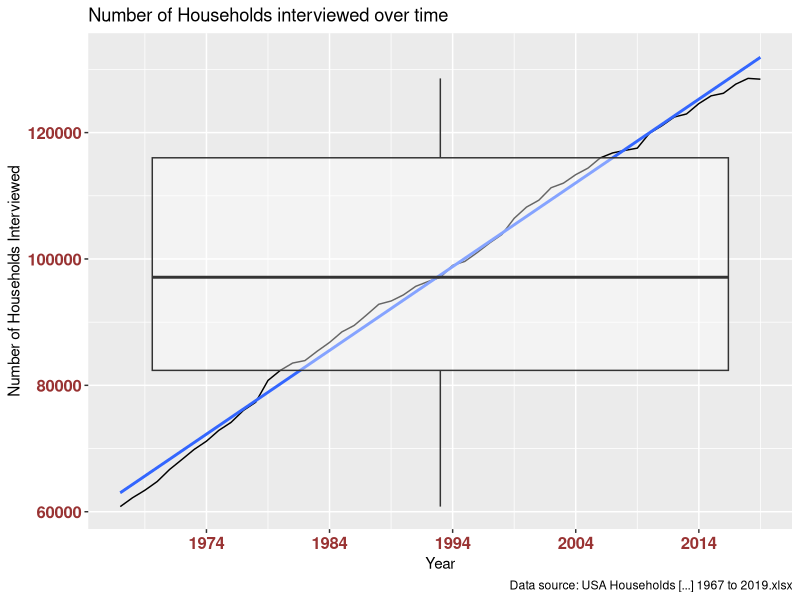
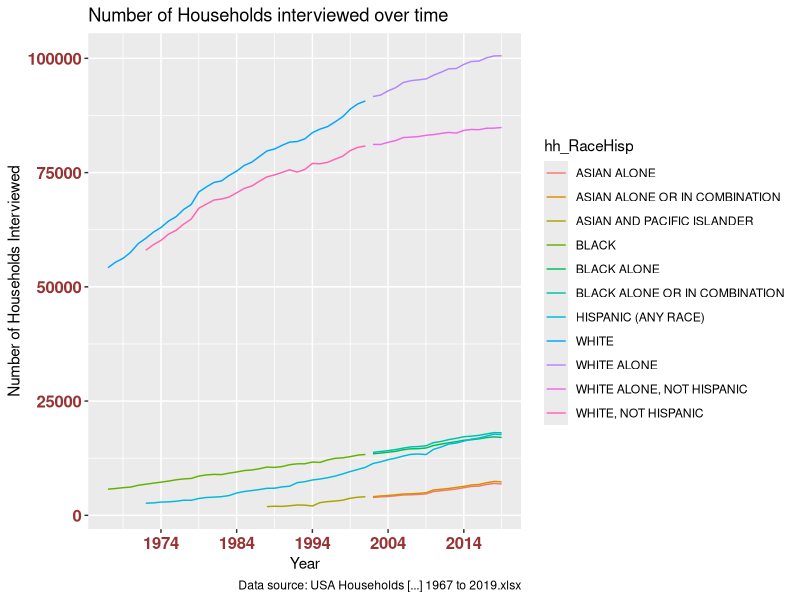
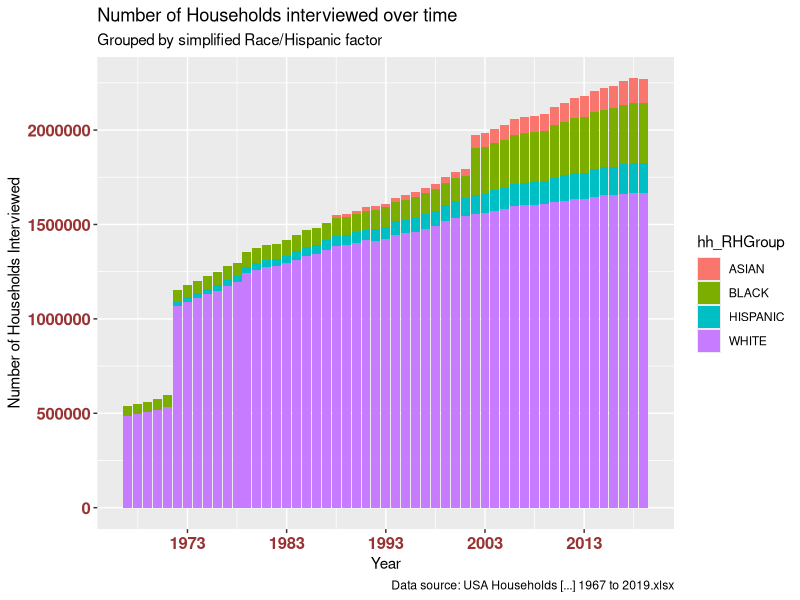
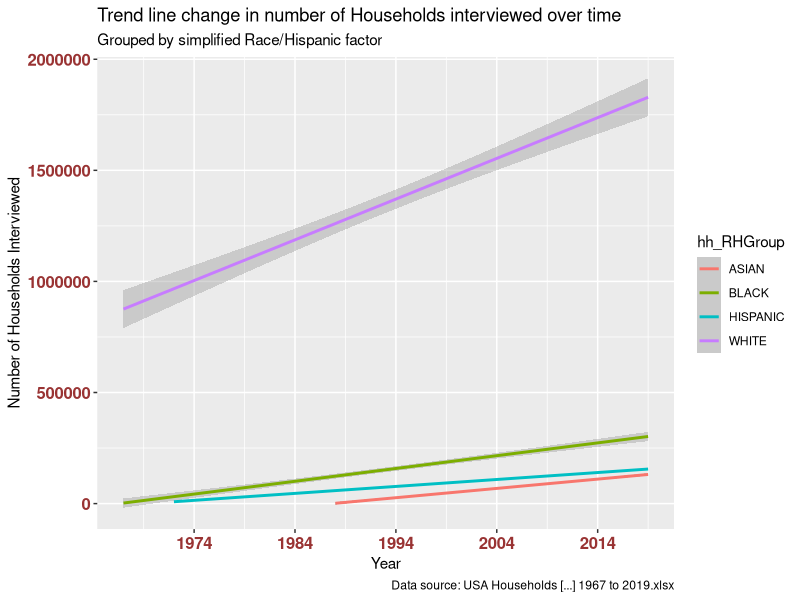
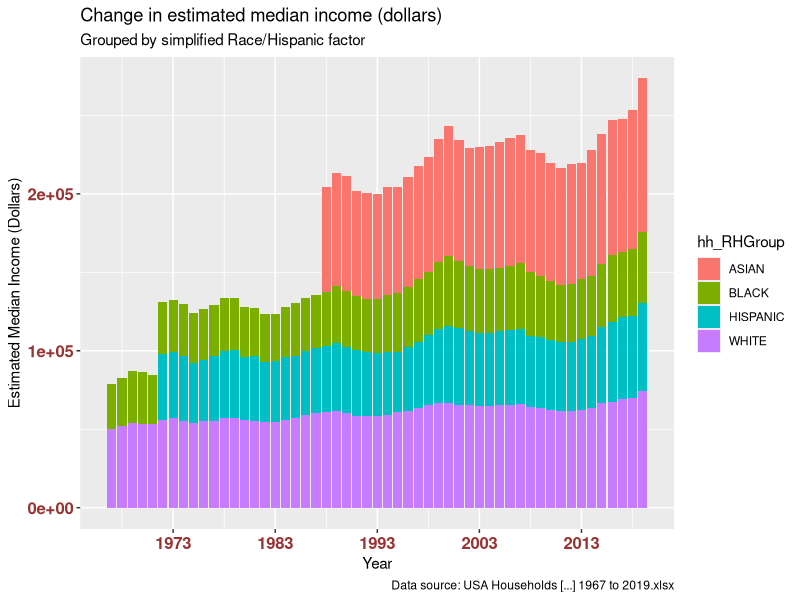
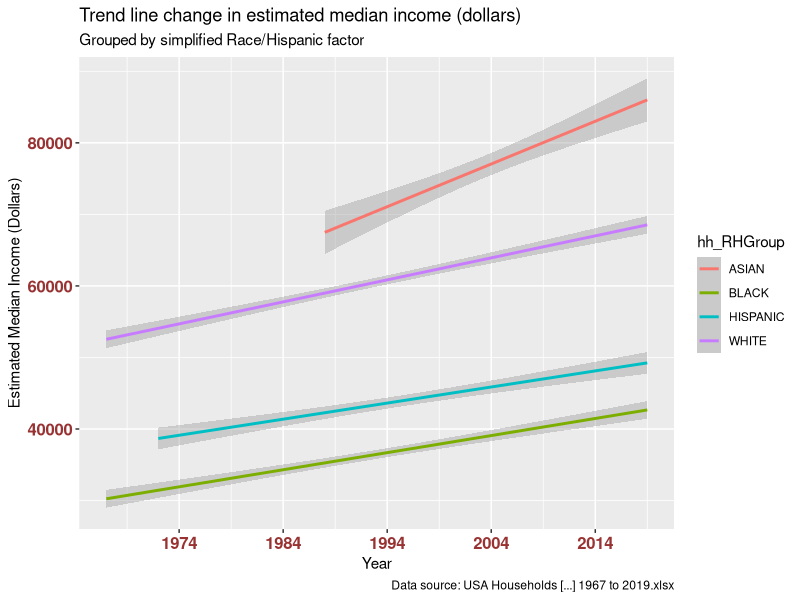

These figures' R source, in order:
## ---- chunk 1
#| label: setup
#| warning: false
#| message: false

my_packages <- c("tidyverse", "readxl", "ggplot2", "knitr") # create vector of packages
invisible(lapply(my_packages, require, character.only = TRUE)) # load multiple packages

knitr::opts_chunk$set(echo = TRUE, warning=FALSE, message=FALSE)
## ---- chunk 2

df_USHouseholds <- read_excel("../posts/_data/USA Households by Total Money Income, Race, and Hispanic Origin of Householder 1967 to 2019.xlsx", na = "N") # the Excel workbook has one worksheet to read in. Empty values are represented by cells with character "N".

## ---- chunk 3
df_USHouseholds
## ---- chunk 4

  # capture info from header and footnotes in a separate df
df_footnotes <- df_USHouseholds %>%
  slice(1:2, 358:n()) %>%
  setNames(c("dataHeaderAndFootnotes"))

  # the big tidy and mutation spree on the primary df
df_USHouseholds <- df_USHouseholds %>%
    # don't need the header
  slice(-(1:2)) %>%
    # renaming just to make the next line of code easier to read
  rename(hh_yrh_origin = 1) %>%
    # by making 3 copies of this column, I can more easily tidy up values
  mutate(year = hh_yrh_origin, hh_RaceHisp = hh_yrh_origin, footnote = hh_yrh_origin) %>%
    # moving my new columns to the beginning
  relocate(c("year", "hh_RaceHisp", "footnote")) %>%
    # erase end notes
  mutate(across(c("year","hh_RaceHisp","footnote"), str_replace, '^Note:.+$|^Source:.+$|^N\\s.+$|^\\d{1,2}\\s.+$', '')) %>%
    # erase text labels
  mutate(across(year, str_replace, '^[[:alpha:]]+[[:alpha:],()\\d\\s\\\\]+$', '')) %>%
    # erase commas
  mutate(across(year, str_replace, '[,]', '')) %>%
    # erase superscript digits
  mutate(across(year, str_replace, '\\s[\\d\\s]+$', '')) %>%
    # erase year and space
  mutate(across(c("hh_RaceHisp","footnote"), str_replace, "^\\d{4}\\s?", '')) %>%
    # erase superscript digits
  mutate(across(hh_RaceHisp, str_replace, "\\d{1,2}", '')) %>%
    # erase superscript digits with comma
  mutate(across(hh_RaceHisp, str_replace, ",\\s\\d{1,2}", '')) %>%
    # erase \r\n
  mutate(across(c("hh_RaceHisp","footnote"), str_replace, "\r\n.*$", '')) %>%
    # replace empty values with NA
  mutate(across(c("year","hh_RaceHisp","footnote"), ~ifelse(.=="", NA, as.character(.)))) %>%
    # populate hh_RaceHisp column with values
  fill(hh_RaceHisp) %>%
    # omit unnecessary columns
  select(-c("hh_yrh_origin","...3")) %>%
    # tidy up column names for the rest of the table
  rename(
    hh_numInThousands = ...2,
    est_medIncomeInDollars = ...13,
    margErr_medIncomeInDollars = ...14,
    est_meanIncomeInDollars = ...15,
    margErr_meanIncomeInDollars = ...16
  ) %>%
    # remove rows where year is NA
  filter(!is.na(year)) %>%
    # one observation (ASIAN AND PACIFIC ISLANDER, 1987) is missing a number of households. I remove to prevent summarization errors below.
  filter(!is.na(hh_numInThousands)) %>% 
    # convert data types
  mutate(
    hh_RaceHisp = factor(hh_RaceHisp),
    year = make_date(year = year, month = 1, day = 1),
    across(hh_numInThousands:margErr_meanIncomeInDollars, as.numeric)
    )

df_USHouseholds

df_rows <- nrow(df_USHouseholds)

## ---- chunk 5

df_USHouseholds <- df_USHouseholds %>%  
    # make it long for better normalization
  pivot_longer(
    cols = ...4:...12,
    names_to = "income",
    values_to = "percentDistribution"
  ) %>%
    # Update the income text to match the original data headers
  mutate(
    income = case_match(
      income,
      "...4" ~ "Under $15,000",
      "...5" ~ "$15,000 to $24,999",
      "...6" ~ "$25,000 to $34,999",
      "...7" ~ "$35,000 to $49,999",
      "...8" ~ "$50,000 to $74,999",
      "...9" ~ "$75,000 to $99,999",
      "...10" ~ "$100,000 to $149,999",
      "...11" ~ "$150,000 to $199,999",
      "...12" ~ "$200,000 and over"
    ),
    # Convert income to factor and set levels to match numerical order
    income = factor(income, levels = c("Under $15,000", "$15,000 to $24,999", "$25,000 to $34,999", "$35,000 to $49,999", "$50,000 to $74,999", "$75,000 to $99,999", "$100,000 to $149,999", "$150,000 to $199,999", "$200,000 and over"))) %>%
    # put this at the beginning
  relocate(c("income", "percentDistribution"), .after = footnote) %>%
    # sort
  arrange(year, hh_RaceHisp, income, footnote)

incomeBracketCount <- n_distinct(df_USHouseholds$income)

## ---- chunk 6

df_USHouseholds

## ---- chunk 7

df_footnotes

## ---- chunk 8
# count unique and missing values
df_USHouseholds %>% summarize(
  yearNA = sum(is.na(year)),
  hh_RaceHispNA = sum(is.na(hh_RaceHisp)),
  footnoteNA = sum(is.na(footnote)),
  incomeNA = sum(is.na(income)),
  percentDistributionNA = sum(is.na(percentDistribution)),
  hh_numInThousandsNA = sum(is.na(hh_numInThousands))
  )

# The second set is less important to my analysis and has a lot of NAs
df_USHouseholds %>% summarize(  
  est_medIncomeInDollarsNA = sum(is.na(est_medIncomeInDollars)),
  margErr_medIncomeInDollarsNA = sum(is.na(margErr_medIncomeInDollars)),
  est_meanIncomeInDollarsNA = sum(is.na(est_meanIncomeInDollars)),
  est_meanIncomeInDollarsNA = sum(is.na(est_meanIncomeInDollars)),
  margErr_meanIncomeInDollarsNA = sum(is.na(margErr_meanIncomeInDollars))
  )

# filtering with NAs in play is tricky... I tried to filter these out in the big mutation pipeline above, but it doesn't work. So I run two separate filters here.

    # remove duplicate rows for 2013. Footnote 3 indicates that 2013 interviewees were eligible for a second interview after redesign of questions to do with income and health insurance. Observations for year 2013 that have footnote 4 are from the redesigned interviews. Therefore, I remove all observations for 2013 footnote 3.
df_USHouseholds <- df_USHouseholds %>%
   filter(is.na(footnote) | (year != '2013-01-01' | footnote != 3))

    # remove duplicate rows for 2017. Footnote 2 indicates a second set of observations for 2017 after the update of a data processing system. Therefore, I remove all observations for 2017 with no footnote.
df_USHouseholds <- df_USHouseholds %>%
   filter((is.na(footnote) & year != '2017-01-01') | (!is.na(footnote)))


yearCount <- n_distinct(df_USHouseholds$year)
hhRHCount <- n_distinct(df_USHouseholds$hh_RaceHisp)
yearhhRHCount <- n_distinct(df_USHouseholds$year, df_USHouseholds$hh_RaceHisp)

## ---- chunk 9
# sanity check the results

df_USHouseholds %>% 
  group_by(year,hh_RaceHisp) %>%
  summarize(
    countIncome = n(),
    sumPD = sum(percentDistribution),
    numMean = mean(hh_numInThousands)
    ) %>%
  subset(select = c(year, hh_RaceHisp, countIncome, sumPD, numMean))

## ---- chunk 10

#define function to calculate mode
find_mode <- function(x) {
  u <- unique(x[!is.na(x)]) # unique list as an index, without NA
  tab <- tabulate(match(x[!is.na(x)], u))  # count how many times each index member occurs
  u[tab == max(tab)] #  the max occurrence is the mode
  mean(u) # return mean in case the data is multimodal
}

## ---- chunk 11

# how many households for all races each year?
df_USHouseholds %>%
  filter(str_detect(hh_RaceHisp, "ALL RACES")) %>%
  summarize(
    meanHH = mean(hh_numInThousands, na.rm = TRUE), 
    modeHH = find_mode(hh_numInThousands), 
    minHH = fivenum(hh_numInThousands, na.rm = TRUE)[1], 
    lowHingeHH = fivenum(hh_numInThousands, na.rm = TRUE)[2], 
    medianHH = median(hh_numInThousands, na.rm = TRUE), 
    upHingeHH = fivenum(hh_numInThousands, na.rm = TRUE)[4], 
    maxHH = fivenum(hh_numInThousands, na.rm = TRUE)[5], 
    count = n()
    )

ggplot(filter(df_USHouseholds, str_detect(hh_RaceHisp, "ALL RACES")), aes(x = year, y = hh_numInThousands)) +
  geom_line() +
  geom_smooth(method=lm, level=0.95, show.legend=TRUE) +
  geom_boxplot(alpha = 0.4) +
  labs(title = "Number of Households interviewed over time",
       caption = "Data source: USA Households [...] 1967 to 2019.xlsx",
       x = "Year", y = "Number of Households Interviewed") +
  theme(axis.text.x = element_text(face="bold", color="#993333", size=12),
        axis.text.y = element_text(face="bold", color="#993333", size=12)) +
  scale_x_date(date_breaks = "10 years" , date_labels = "%Y")
  
## ---- chunk 12

df_USHouseholds %>% 
  filter(str_detect(hh_RaceHisp, "ALL RACES")) %>%
  select(year, hh_numInThousands) %>%
  arrange(year) %>%
  distinct()

## ---- chunk 13

# how many households for all races each year?
ggplot(filter(df_USHouseholds, !str_detect(hh_RaceHisp, "ALL RACES")), aes(x = year, y = hh_numInThousands, color = hh_RaceHisp)) +
  geom_line() +
  labs(title = "Number of Households interviewed over time",
       caption = "Data source: USA Households [...] 1967 to 2019.xlsx",
       x = "Year", y = "Number of Households Interviewed") +
  theme(axis.text.x = element_text(face="bold", color="#993333", size=12),
        axis.text.y = element_text(face="bold", color="#993333", size=12)) +
  scale_x_date(date_breaks = "10 years" , date_labels = "%Y")

## ---- chunk 14

df_USHouseholdsRHGROUP <- df_USHouseholds %>%
  filter(!str_detect(hh_RaceHisp, "ALL RACES")) %>%
  separate_wider_regex(hh_RaceHisp, c(hh_RHGroup = "^HISPANIC|[[:alpha:]]{5}"), too_few = "debug") %>%
  group_by(hh_RHGroup, year) %>%
  summarize(
    hh_numInThousandsSUM = sum(hh_numInThousands),
    est_medIncomeInDollarsMED = median(est_medIncomeInDollars)
  )

df_USHouseholdsRHGROUP

## ---- chunk 15
# how many households for all races each year?
ggplot(df_USHouseholdsRHGROUP, aes(x = year, y = hh_numInThousandsSUM, fill = hh_RHGroup)) +
  geom_bar(position="stack", stat="identity") +
  labs(title = "Number of Households interviewed over time",
       subtitle = "Grouped by simplified Race/Hispanic factor",
       caption = "Data source: USA Households [...] 1967 to 2019.xlsx",
       x = "Year", y = "Number of Households Interviewed") +
  theme(axis.text.x = element_text(face="bold", color="#993333", size=12),
        axis.text.y = element_text(face="bold", color="#993333", size=12)) +
  scale_x_date(date_breaks = "10 years" , date_labels = "%Y")

ggplot(df_USHouseholdsRHGROUP, aes(x = year, y = hh_numInThousandsSUM, color = hh_RHGroup)) +
  geom_smooth(method=lm, level=0.95, show.legend=TRUE) +
  labs(title = "Trend line change in number of Households interviewed over time",
       subtitle = "Grouped by simplified Race/Hispanic factor",
       caption = "Data source: USA Households [...] 1967 to 2019.xlsx",
       x = "Year", y = "Number of Households Interviewed") +
  theme(axis.text.x = element_text(face="bold", color="#993333", size=12),
        axis.text.y = element_text(face="bold", color="#993333", size=12)) +
  scale_x_date(date_breaks = "10 years" , date_labels = "%Y")

# change in estimated median income for all races each year?
ggplot(df_USHouseholdsRHGROUP, aes(x = year, y = est_medIncomeInDollarsMED, fill = hh_RHGroup)) +
  geom_bar(position="stack", stat="identity") +
  labs(title = "Change in estimated median income (dollars)", 
       subtitle = "Grouped by simplified Race/Hispanic factor",
       caption = "Data source: USA Households [...] 1967 to 2019.xlsx",
       x = "Year", y = "Estimated Median Income (Dollars)") +
  theme(axis.text.x = element_text(face="bold", color="#993333", 
                           size=12),
          axis.text.y = element_text(face="bold", color="#993333", 
                           size=12)) +
  scale_x_date(date_breaks = "10 years" , date_labels = "%Y")

ggplot(df_USHouseholdsRHGROUP, aes(x = year, y = est_medIncomeInDollarsMED, color = hh_RHGroup)) +
  geom_smooth(method=lm, level=0.95, show.legend=TRUE) +
  labs(title = "Trend line change in estimated median income (dollars)", 
       subtitle = "Grouped by simplified Race/Hispanic factor",
       caption = "Data source: USA Households [...] 1967 to 2019.xlsx",
       x = "Year", y = "Estimated Median Income (Dollars)") +
  theme(axis.text.x = element_text(face="bold", color="#993333", 
                           size=12),
          axis.text.y = element_text(face="bold", color="#993333", 
                           size=12)) +
  scale_x_date(date_breaks = "10 years" , date_labels = "%Y")
